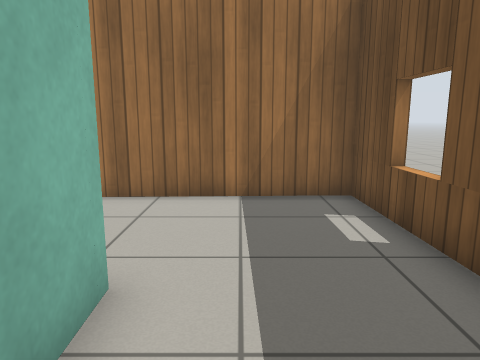
[1] (above)

22 first-person views from a walk through a Gazebo world. The camera is 0.94 m above the floor, tilts 10° down and sees 70° across. The floor is counted in squares, 0.5 m on a side. Each view is taken from the middle of a square. On the plan, view 1 faces up. The plan holds only what a view shows up to about 17 squares ahead; the rest is blank. Simple patterns stand in for the simulator's built-in surfaces.

[2]
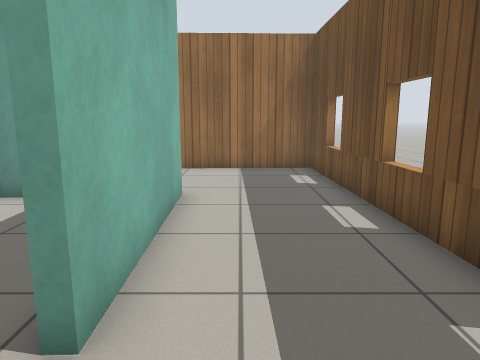

[3]
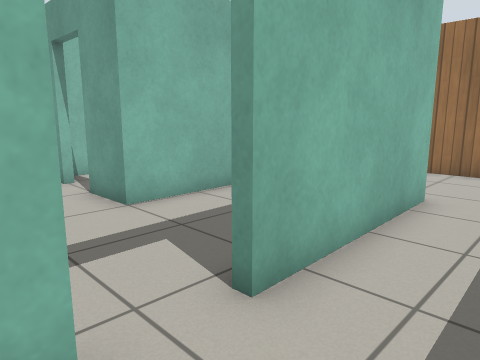

[4]
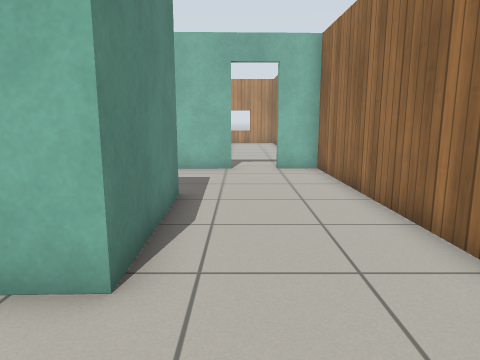

[5]
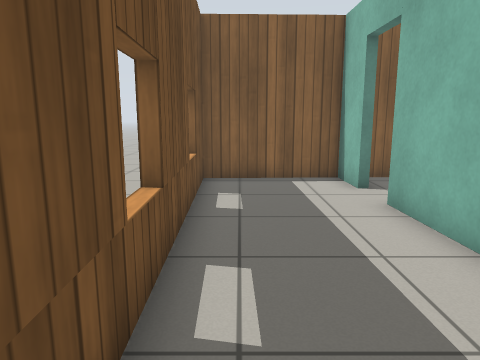

[6]
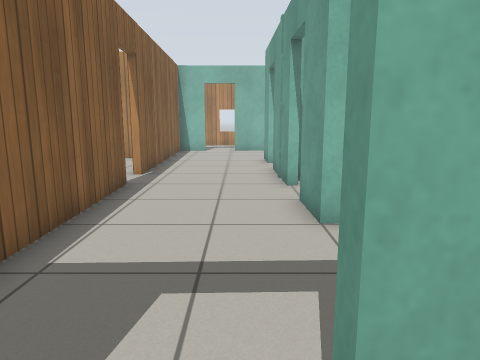

[7]
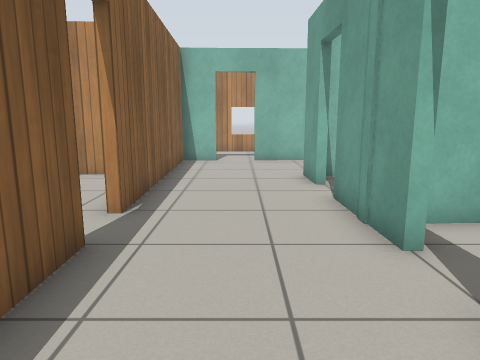

[8]
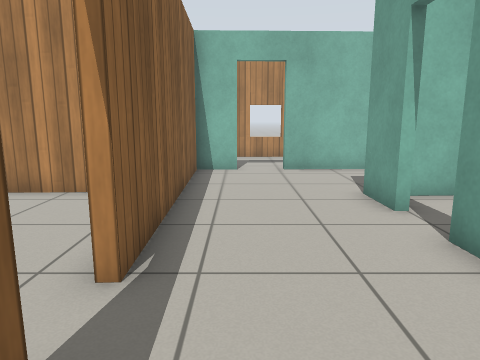

[9]
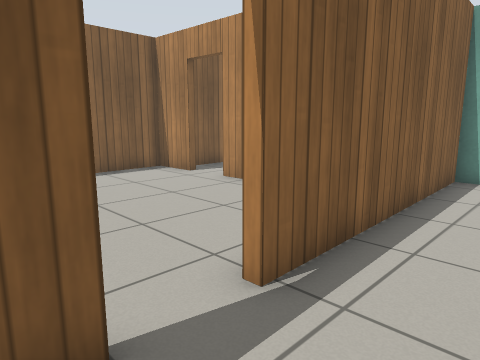

[10]
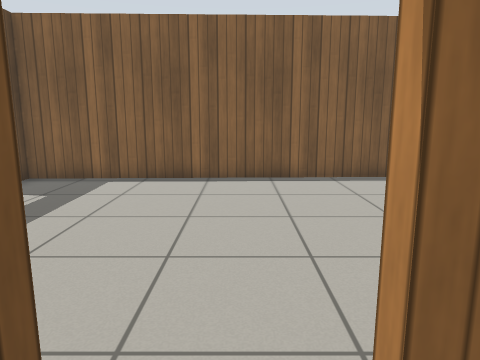

[11]
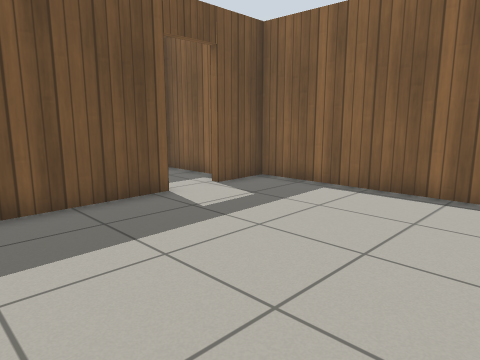

[12]
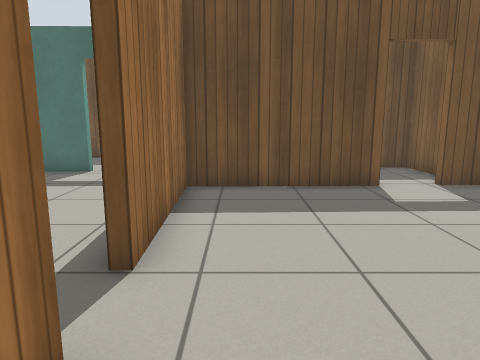

[13]
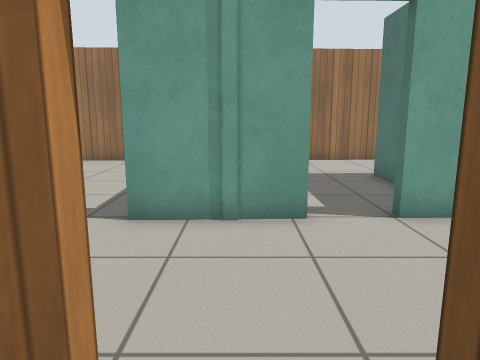

[14]
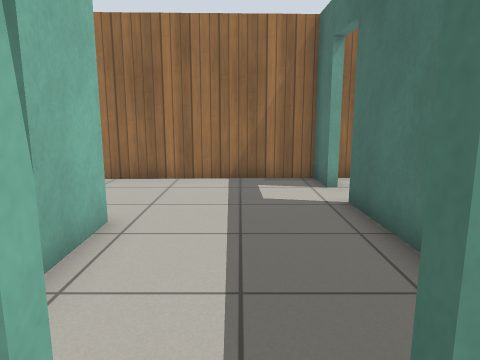

[15]
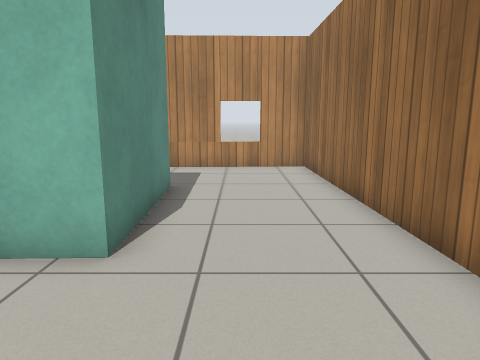

[16]
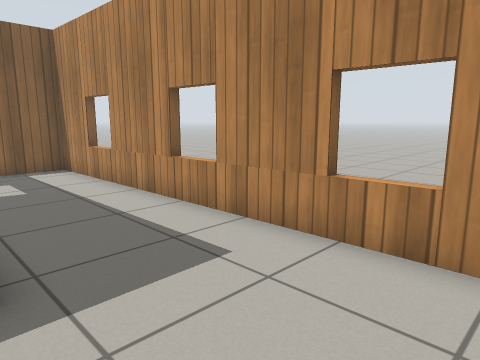

[17]
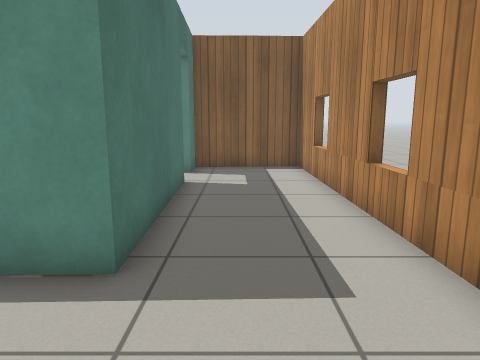

[18]
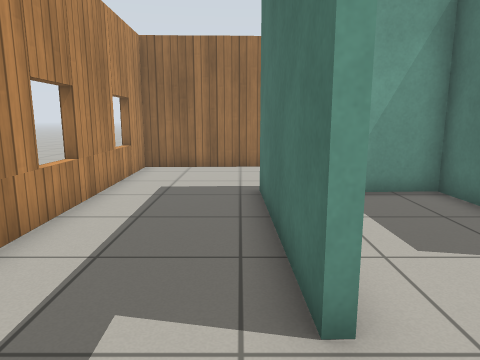

[19]
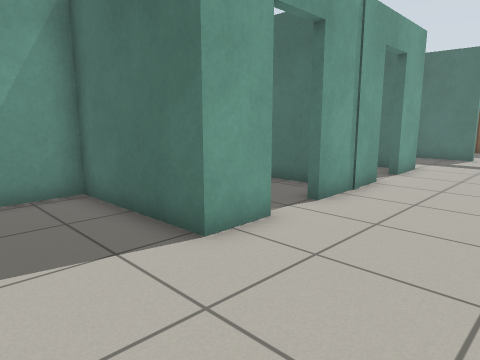

[20]
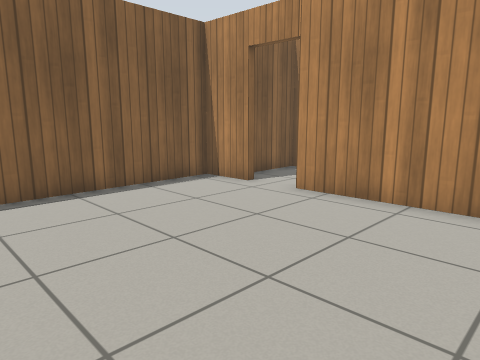

[21]
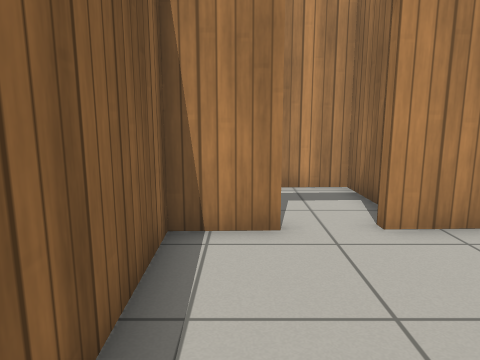

[22]
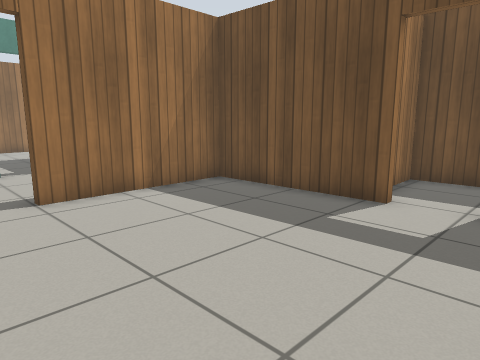

### Floor plan
Points are (right, up) in squares from view 1. A wall is a line through its corners. A room is listed if a view was taken in it or the views show most of it. See-through windows are left out.
Room 1 (views 1, 2, 3, 4, 5, 6)
walls: (-6.4, 1.9) (-6.5, 3.5) (-1.5, 3.6) (-1.3, -2.6); (-6.4, -0.7) (-6.4, -0.2); (-11.2, 4.8) (-11.2, 2.5); (-1.3, -4.2) (-1.2, -6.1) (3.2, -6) (2.8, 8.4) (-11.3, 8) (-11.3, 6.5); (-11.1, 0.4) (-11, -1.2)
ways out: open door at (-8.7, -1.3) to room 2; open door at (-1.5, -3.5) to room 2; open door at (-11, 5.5) to room 4
Room 2 (views 7, 8, 9, 10, 14, 19)
walls: (-9.7, -1.6) (-13.2, -1.7); (-14.8, -1.8) (-16.6, -1.8) (-16.8, 2.9) (-18.8, 2.8); (-10.1, -6.3) (-2.2, -6.1); (-6.1, 1.8) (-6, -1.5) (-7.9, -1.6); (-5.2, 3.2) (-5.9, 3.2); (-21, -5) (-20.9, -6.6) (-11.7, -6.4); (-21.1, -0.1) (-21, -3.3); (-1.6, -2.6) (-1.7, -0.1)
ways out: open door at (-8.7, -1.3) to room 1; open door at (-1.5, -3.5) to room 1; open door at (-10.7, -6.7) to room 3; open door at (-21, -4.5) to room 4; open door at (-14, -1.8) to room 4
Room 3 (views 11, 12, 13, 20, 21, 22)
walls: (-11.7, -6.7) (-12.4, -6.7); (-4.3, -12.2) (-4.5, -6.5) (-10.1, -6.7); (-16.8, -8.2) (-16.7, -12.6); (-16.7, -14.2) (-16.6, -16.2) (-4.2, -15.9) (-4.3, -13.8)
ways out: open door at (-10.7, -6.7) to room 2; open door at (-4, -13) to room 5; open door at (-17, -13.5) to room 6
Room 4 (views 15, 16, 17, 18)
walls: (-21.3, -3.3) (-21.5, 3) (-16.5, 3.2) (-16.4, -1.2); (-11.3, 6.5) (-11.6, 6.5) (-11.6, 8) (-25.8, 7.6) (-25.4, -6.8) (-21.2, -6.6) (-21.2, -5.1); (-11.4, -0.3) (-11.5, 4.7)
ways out: open door at (-11, 5.5) to room 1; open door at (-21, -4.5) to room 2; open door at (-14, -1.8) to room 2
Room 5 (no view inside)
walls: (-3, -14.7) (-0.5, -14.6) (-0.6, -11.2) (-2.2, -11.3)
ways out: open door at (-4, -13) to room 3
Room 6 (no view inside)
walls: (-18.4, -11.9) (-20.5, -12) (-20.4, -15.4) (-17.7, -15.3)
ways out: open door at (-17, -13.5) to room 3

Positions as (right, up) in squares from view 1, and headings:
1: (0, 0), facing up
2: (0, -5), facing up
3: (1, -5), facing up-left
4: (2, 5), facing left
5: (2, 5), facing down
6: (0, -3), facing left
7: (-5, -4), facing left
8: (-8, -5), facing left
9: (-9, -4), facing down-left
10: (-11, -5), facing down
11: (-12, -7), facing down-right
12: (-14, -8), facing right
13: (-11, -8), facing up
14: (-14, -3), facing up
15: (-12, 5), facing left
16: (-21, 7), facing down-left
17: (-23, 7), facing down
18: (-22, -6), facing up
19: (-20, -6), facing up-right
20: (-9, -7), facing down-left
21: (-11, -15), facing left
22: (-12, -15), facing up-right
